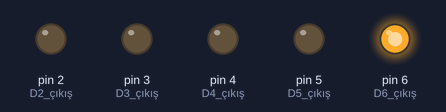
Simulated run of this sketch. Board: Arduino Uno, built with avr-gcc and run on an emulated ATmega328P. Parts: output pins drawn as LEDs (lit = HIGH).

Above: at 0.2 s.
At 0.7 s:
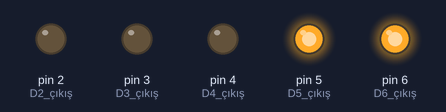
At 1.2 s:
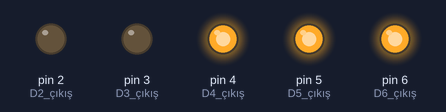
At 1.7 s:
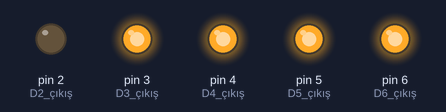
At 2.7 s:
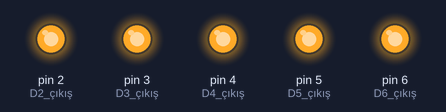
At 4.8 s:
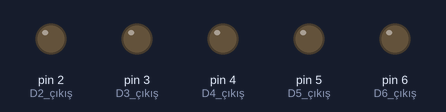
Timing chart, 0 to 6.8 s (numbered marks = the images above):
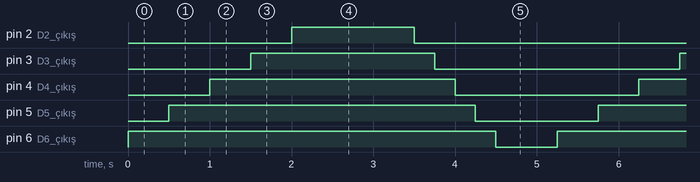

Measured:
- by itself, pin 2 (D2_çıkış): alternates HIGH for 1.5 s and LOW for 3.8 s
- by itself, pin 3 (D3_çıkış): alternates HIGH for 2.3 s and LOW for 3.0 s
- by itself, pin 4 (D4_çıkış): alternates HIGH for 3.0 s and LOW for 2.3 s
- by itself, pin 5 (D5_çıkış): alternates HIGH for 3.8 s and LOW for 1.5 s
- by itself, pin 6 (D6_çıkış): alternates HIGH for 4.5 s and LOW for 0.75 s

The sketch:

Ornek3_SarjGostergesi.ino
```cpp
/*
  ROBOTİK KODLAMA 10 - 7. HAFTA - ÖRNEK 3 (BİRLEŞTİRME): PİL ŞARJ GÖSTERGESİ  (5 LED)
  ----------------------------------------------------------------------
  Senaryo : Robotun LiPo pili şarj olurken 5 seviyeli gösterge soldan sağa dolar, dolunca bir süre
            bekler, sonra pil boşalıyormuş gibi sağdan sola söner. (3. haftadaki LiPo pil konusu +
            6. haftadaki LED ve delay bilgisi.)
  Kazanım : 5 LED'i sırayla sürmek; her LED için ayrı pinMode ve digitalWrite yazmanın uzun sürdüğünü görmek.

  MALZEME LİSTESİ
    Bileşen              Adet   Bağlandığı yer
    Arduino Uno           1     -
    Breadboard            1     30 sütunlu küçük breadboard tam sığar
    LED                   5     D6 kırmızı, D5 ve D4 sarı, D3 ve D2 yeşil
    Direnç 220 ohm        5     Her LED için birer tane
    Jumper kablo          6     D2-D6 ve GND bağlantıları

  DEVRE (adım adım)
    1) GND -> breadboard mavi (-) hat.
    2) Her LED'in kısa bacağı (katot) mavi hatta, uzun bacağı (anot) kendi sütununa.
    3) Her anot sütununa birer 220 ohm direnç, direncin boşta ucuna kablo: D6, D5, D4, D3, D2.

  İPUCU: LED'ler soldan sağa D6 ... D2 sırasındadır (Arduino'daki pin sırasının tersi).
*/

void setup() {
  pinMode(2, OUTPUT);     // D2 çıkış (5. seviye, yeşil)
  pinMode(3, OUTPUT);     // D3 çıkış (4. seviye, yeşil)
  pinMode(4, OUTPUT);     // D4 çıkış (3. seviye, sarı)
  pinMode(5, OUTPUT);     // D5 çıkış (2. seviye, sarı)
  pinMode(6, OUTPUT);     // D6 çıkış (1. seviye, kırmızı)
}

void loop() {
  digitalWrite(6, HIGH); delay(500);    // şarj %20: kırmızı seviye yandı
  digitalWrite(5, HIGH); delay(500);    // şarj %40: ilk sarı yandı
  digitalWrite(4, HIGH); delay(500);    // şarj %60: ikinci sarı yandı
  digitalWrite(3, HIGH); delay(500);    // şarj %80: ilk yeşil yandı
  digitalWrite(2, HIGH); delay(1500);   // şarj %100: dolu, 1,5 sn bekle
  digitalWrite(2, LOW);  delay(250);    // boşalma: son yeşil söndü
  digitalWrite(3, LOW);  delay(250);    // boşalma: ilk yeşil söndü
  digitalWrite(4, LOW);  delay(250);    // boşalma: ikinci sarı söndü
  digitalWrite(5, LOW);  delay(250);    // boşalma: ilk sarı söndü
  digitalWrite(6, LOW);  delay(750);    // boş: kırmızı söndü, 0,75 sn bekle
}

/*
  DEĞİŞTİR VE GÖZLE
    - delay(1500) değerini 3000 yap. Gösterge dolu halde ne kadar kalır?
    - loop içindeki digitalWrite(6, HIGH); komutunu sil (delay(500) kalsın). Kırmızı seviye ne yapar?

  TOPLAM SÜRE (doğrulama): 4 x 500 + 1500 = 3500 ms dolum, 4 x 250 + 750 = 1750 ms boşalma -> 5250 ms
  UZUNLUK: setup 5 satır + loop 10 satır. 12 LED (D2-D13) olsaydı 36 satır gerekirdi. Çözüm: for döngüsü.
*/
```
